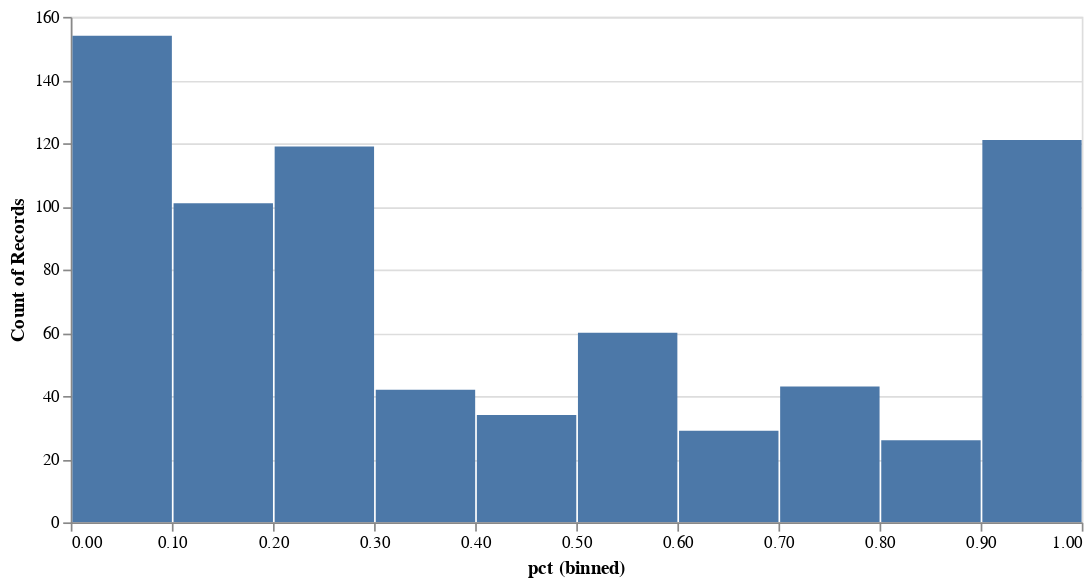

This figure's notebook cell:
### Markdown cell above
- 绝大多数673/728上榜公司都是2010年以前成立的。
- 只有一家公司成立仅五年就成功进入利润前300。

### Code cell
yjbb.bin_top300('pct')[0]

### Figure 1 — Vega-Lite specification as saved in the notebook (floating-point values rounded to 4 significant figures; data arrays with more than 128 entries replaced by an {"elided": "..."} marker saying what was removed)
{"config": {"view": {"continuousWidth": 300, "continuousHeight": 300}}, "data": {"name": "data-ab17bcaebb2058627ab593692d1fe017"}, "mark": {"type": "bar"}, "encoding": {"tooltip": [{"aggregate": "count", "type": "quantitative"}], "x": {"bin": {"maxbins": 14}, "field": "pct", "type": "quantitative"}, "y": {"aggregate": "count", "type": "quantitative"}}, "params": [{"name": "param_6", "select": {"type": "interval", "encodings": ["x", "y"]}, "bind": "scales"}], "width": 600, "$schema": "https://vega.github.io/schema/vega-lite/v5.17.0.json", "datasets": {"data-ab17bcaebb2058627ab593692d1fe017": {"elided": "729 records"}}}
